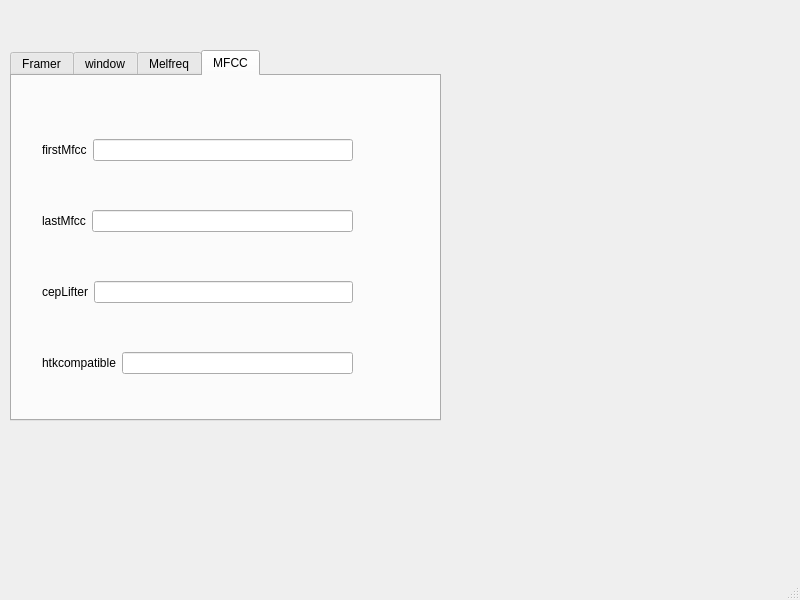
<?xml version="1.0" encoding="UTF-8"?>
<ui version="4.0">
 <class>SettingDialog</class>
 <widget class="QMainWindow" name="SettingDialog">
  <property name="geometry">
   <rect>
    <x>0</x>
    <y>0</y>
    <width>800</width>
    <height>600</height>
   </rect>
  </property>
  <property name="windowTitle">
   <string>MainWindow</string>
  </property>
  <widget class="QWidget" name="centralwidget">
   <widget class="QTabWidget" name="tabWidget">
    <property name="geometry">
     <rect>
      <x>10</x>
      <y>50</y>
      <width>431</width>
      <height>371</height>
     </rect>
    </property>
    <property name="currentIndex">
     <number>3</number>
    </property>
    <widget class="QWidget" name="framer">
     <attribute name="title">
      <string>Framer</string>
     </attribute>
     <widget class="QWidget" name="verticalLayoutWidget">
      <property name="geometry">
       <rect>
        <x>0</x>
        <y>10</y>
        <width>311</width>
        <height>321</height>
       </rect>
      </property>
      <layout class="QVBoxLayout" name="verticalLayout">
       <item>
        <layout class="QHBoxLayout" name="horizontalLayout">
         <item>
          <widget class="QLabel" name="framesize">
           <property name="text">
            <string>FframeSize</string>
           </property>
          </widget>
         </item>
         <item>
          <widget class="QLineEdit" name="lineedit_framesize"/>
         </item>
        </layout>
       </item>
       <item>
        <layout class="QHBoxLayout" name="horizontalLayout_2">
         <item>
          <widget class="QLabel" name="framestep">
           <property name="text">
            <string>FframeStep</string>
           </property>
          </widget>
         </item>
         <item>
          <widget class="QLineEdit" name="lineedit_framestep"/>
         </item>
        </layout>
       </item>
       <item>
        <layout class="QHBoxLayout" name="horizontalLayout_6">
         <item>
          <widget class="QLabel" name="framemode">
           <property name="text">
            <string>FframeMode</string>
           </property>
          </widget>
         </item>
         <item>
          <widget class="QLineEdit" name="lineedit_framemode"/>
         </item>
        </layout>
       </item>
       <item>
        <layout class="QHBoxLayout" name="horizontalLayout_5">
         <item>
          <widget class="QLabel" name="framecenterspecial">
           <property name="text">
            <string>FframeCenterSpecial</string>
           </property>
          </widget>
         </item>
         <item>
          <widget class="QLineEdit" name="lineedit_framecenterspecial"/>
         </item>
        </layout>
       </item>
      </layout>
     </widget>
     <widget class="QPushButton" name="config">
      <property name="geometry">
       <rect>
        <x>340</x>
        <y>300</y>
        <width>75</width>
        <height>23</height>
       </rect>
      </property>
      <property name="text">
       <string>creat config</string>
      </property>
     </widget>
    </widget>
    <widget class="QWidget" name="Window">
     <attribute name="title">
      <string>window</string>
     </attribute>
     <widget class="QWidget" name="verticalLayoutWidget_2">
      <property name="geometry">
       <rect>
        <x>30</x>
        <y>20</y>
        <width>311</width>
        <height>321</height>
       </rect>
      </property>
      <layout class="QVBoxLayout" name="verticalLayout_2">
       <item>
        <layout class="QHBoxLayout" name="horizontalLayout_7">
         <item>
          <widget class="QLabel" name="label_7">
           <property name="text">
            <string>winFunc</string>
           </property>
          </widget>
         </item>
         <item>
          <widget class="QComboBox" name="winfunc">
           <property name="editable">
            <bool>true</bool>
           </property>
           <item>
            <property name="text">
             <string>Han</string>
            </property>
           </item>
           <item>
            <property name="text">
             <string>Ham</string>
            </property>
           </item>
           <item>
            <property name="text">
             <string>Rec</string>
            </property>
           </item>
           <item>
            <property name="text">
             <string>Gau</string>
            </property>
           </item>
           <item>
            <property name="text">
             <string>Sin</string>
            </property>
           </item>
           <item>
            <property name="text">
             <string>Tri</string>
            </property>
           </item>
           <item>
            <property name="text">
             <string>Bar</string>
            </property>
           </item>
           <item>
            <property name="text">
             <string>BaH</string>
            </property>
           </item>
           <item>
            <property name="text">
             <string>Bla</string>
            </property>
           </item>
           <item>
            <property name="text">
             <string>BlH</string>
            </property>
           </item>
           <item>
            <property name="text">
             <string>Lac</string>
            </property>
           </item>
          </widget>
         </item>
        </layout>
       </item>
       <item>
        <layout class="QHBoxLayout" name="horizontalLayout_8">
         <item>
          <widget class="QLabel" name="label_8">
           <property name="text">
            <string>sigma</string>
           </property>
          </widget>
         </item>
         <item>
          <widget class="QLineEdit" name="lineEdit_sigma"/>
         </item>
        </layout>
       </item>
       <item>
        <layout class="QHBoxLayout" name="horizontalLayout_9">
         <item>
          <widget class="QLabel" name="label_9">
           <property name="text">
            <string>alpha0</string>
           </property>
          </widget>
         </item>
         <item>
          <widget class="QLineEdit" name="lineEdit_alpha0"/>
         </item>
        </layout>
       </item>
       <item>
        <layout class="QHBoxLayout" name="horizontalLayout_10">
         <item>
          <widget class="QLabel" name="label_10">
           <property name="text">
            <string>alpha1</string>
           </property>
          </widget>
         </item>
         <item>
          <widget class="QLineEdit" name="lineEdit_alpha1"/>
         </item>
        </layout>
       </item>
      </layout>
     </widget>
    </widget>
    <widget class="QWidget" name="melfreq">
     <attribute name="title">
      <string>Melfreq</string>
     </attribute>
     <widget class="QWidget" name="verticalLayoutWidget_3">
      <property name="geometry">
       <rect>
        <x>30</x>
        <y>10</y>
        <width>311</width>
        <height>321</height>
       </rect>
      </property>
      <layout class="QVBoxLayout" name="verticalLayout_3">
       <item>
        <layout class="QHBoxLayout" name="horizontalLayout_11">
         <item>
          <widget class="QLabel" name="label_11">
           <property name="text">
            <string>nBands</string>
           </property>
          </widget>
         </item>
         <item>
          <widget class="QLineEdit" name="lineEdit_nbands"/>
         </item>
        </layout>
       </item>
       <item>
        <layout class="QHBoxLayout" name="horizontalLayout_12">
         <item>
          <widget class="QLabel" name="label_12">
           <property name="text">
            <string>lowfreq</string>
           </property>
          </widget>
         </item>
         <item>
          <widget class="QLineEdit" name="lineEdit_lofreq"/>
         </item>
        </layout>
       </item>
       <item>
        <layout class="QHBoxLayout" name="horizontalLayout_13">
         <item>
          <widget class="QLabel" name="label_13">
           <property name="text">
            <string>hifreq</string>
           </property>
          </widget>
         </item>
         <item>
          <widget class="QLineEdit" name="lineEdit_hifreq"/>
         </item>
        </layout>
       </item>
       <item>
        <layout class="QHBoxLayout" name="horizontalLayout_14">
         <item>
          <widget class="QLabel" name="label_14">
           <property name="text">
            <string>inverse</string>
           </property>
          </widget>
         </item>
         <item>
          <widget class="QLineEdit" name="lineEdit_inverse"/>
         </item>
        </layout>
       </item>
      </layout>
     </widget>
    </widget>
    <widget class="QWidget" name="Mfcc">
     <attribute name="title">
      <string>MFCC</string>
     </attribute>
     <widget class="QWidget" name="verticalLayoutWidget_4">
      <property name="geometry">
       <rect>
        <x>30</x>
        <y>20</y>
        <width>311</width>
        <height>321</height>
       </rect>
      </property>
      <layout class="QVBoxLayout" name="verticalLayout_4">
       <item>
        <layout class="QHBoxLayout" name="horizontalLayout_15">
         <item>
          <widget class="QLabel" name="label_15">
           <property name="text">
            <string>firstMfcc</string>
           </property>
          </widget>
         </item>
         <item>
          <widget class="QLineEdit" name="firstMfcc"/>
         </item>
        </layout>
       </item>
       <item>
        <layout class="QHBoxLayout" name="horizontalLayout_16">
         <item>
          <widget class="QLabel" name="label_16">
           <property name="text">
            <string>lastMfcc</string>
           </property>
          </widget>
         </item>
         <item>
          <widget class="QLineEdit" name="lastMfcc"/>
         </item>
        </layout>
       </item>
       <item>
        <layout class="QHBoxLayout" name="horizontalLayout_17">
         <item>
          <widget class="QLabel" name="label_17">
           <property name="text">
            <string>cepLifter</string>
           </property>
          </widget>
         </item>
         <item>
          <widget class="QLineEdit" name="ceplifter"/>
         </item>
        </layout>
       </item>
       <item>
        <layout class="QHBoxLayout" name="horizontalLayout_18">
         <item>
          <widget class="QLabel" name="label_18">
           <property name="text">
            <string>htkcompatible</string>
           </property>
          </widget>
         </item>
         <item>
          <widget class="QLineEdit" name="htkcompatible"/>
         </item>
        </layout>
       </item>
      </layout>
     </widget>
    </widget>
   </widget>
  </widget>
  <widget class="QStatusBar" name="statusbar"/>
 </widget>
 <resources/>
 <connections/>
</ui>
